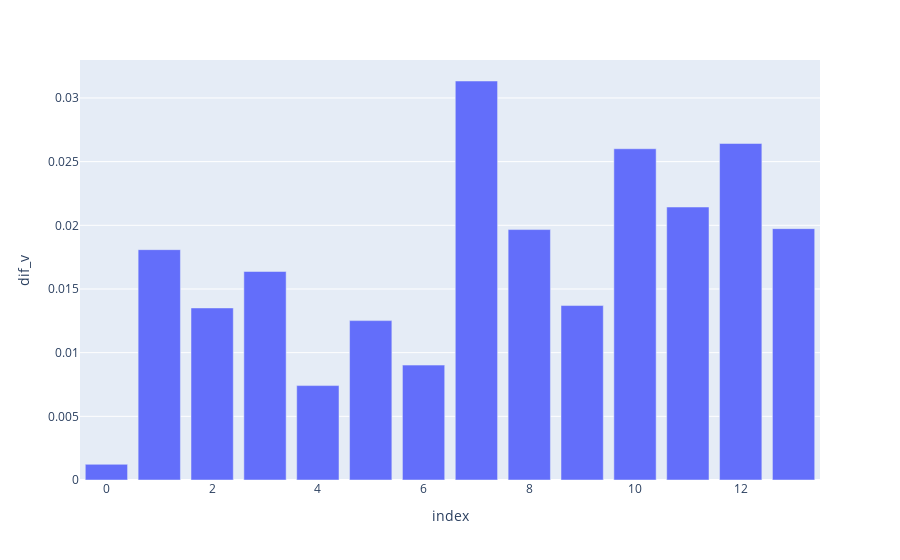

Notebook source saved alongside this figure:
### Code cell
# Calcular a diferença entre as duas colunas
erro = abs(df_cenario['vm_pu'] - df_cenario['v_estimated'])
df_cenario['dif_v'] = erro
# Plotar um gráfico de barras usando Plotly
fig = px.bar(df_cenario, x=df_cenario.index, y='dif_v', labels={'x': 'Índice', 'Diferença': 'Diferença'})
fig.show()

### Figure 1 — Plotly figure (JSON) as saved in the notebook; plotly's stock layout.template omitted (floating-point values rounded to 4 significant figures)
{"data": [{"alignmentgroup": "True", "hovertemplate": "index=%{x}<br>dif_v=%{y}<extra></extra>", "legendgroup": "", "marker": {"color": "#636efa", "pattern": {"shape": ""}}, "name": "", "offsetgroup": "", "orientation": "v", "showlegend": false, "textposition": "auto", "type": "bar", "x": [0, 1, 2, 3, 4, 5, 6, 7, 8, 9, 10, 11, 12, 13], "xaxis": "x", "y": [0.001231, 0.01809, 0.01351, 0.01637, 0.007414, 0.01252, 0.009022, 0.03133, 0.01966, 0.0137, 0.02601, 0.02143, 0.02642, 0.01974], "yaxis": "y"}], "layout": {"barmode": "relative", "legend": {"tracegroupgap": 0}, "margin": {"t": 60}, "xaxis": {"anchor": "y", "domain": [0, 1], "title": {"text": "index"}}, "yaxis": {"anchor": "x", "domain": [0, 1], "title": {"text": "dif_v"}}}}
